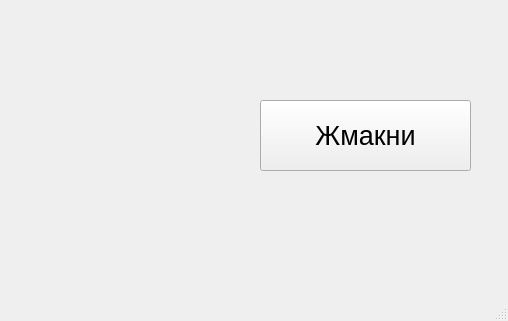
<?xml version="1.0" encoding="UTF-8"?>
<ui version="4.0">
 <class>MainWindow</class>
 <widget class="QMainWindow" name="MainWindow">
  <property name="geometry">
   <rect>
    <x>0</x>
    <y>0</y>
    <width>508</width>
    <height>321</height>
   </rect>
  </property>
  <property name="windowTitle">
   <string>MainWindow</string>
  </property>
  <widget class="QWidget" name="centralwidget">
   <widget class="QPushButton" name="btn">
    <property name="geometry">
     <rect>
      <x>260</x>
      <y>100</y>
      <width>211</width>
      <height>71</height>
     </rect>
    </property>
    <property name="font">
     <font>
      <pointsize>20</pointsize>
     </font>
    </property>
    <property name="text">
     <string>Жмакни</string>
    </property>
   </widget>
  </widget>
  <widget class="QMenuBar" name="menubar">
   <property name="geometry">
    <rect>
     <x>0</x>
     <y>0</y>
     <width>508</width>
     <height>21</height>
    </rect>
   </property>
  </widget>
  <widget class="QStatusBar" name="statusbar"/>
 </widget>
 <resources/>
 <connections/>
</ui>
